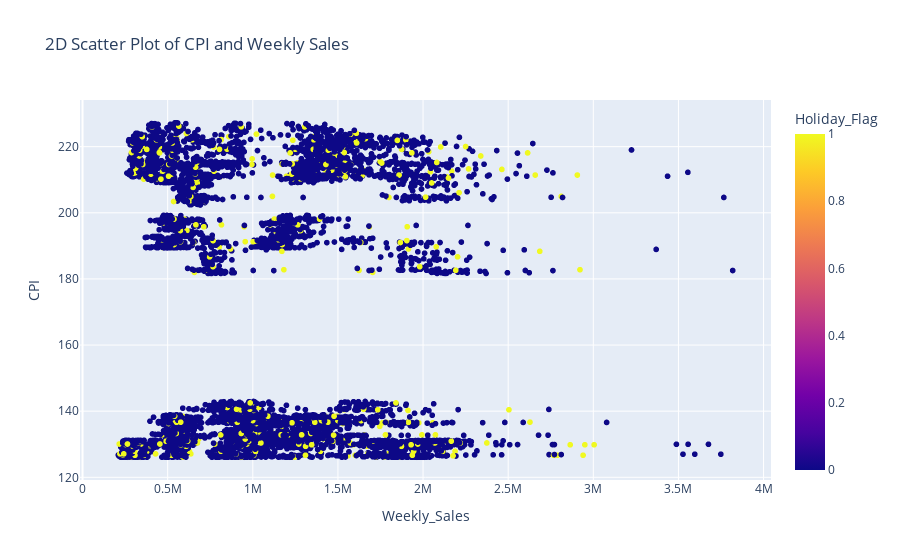

Here is the notebook cell this chart was saved with:
### Code cell
px.scatter(walmart,x='Weekly_Sales',y='CPI',color='Holiday_Flag',title='2D Scatter Plot of CPI and Weekly Sales')

### Figure 1 — Plotly figure (JSON) as saved in the notebook; plotly's stock layout.template omitted (floating-point values rounded to 4 significant figures; data arrays with more than 128 entries replaced by an {"elided": "..."} marker saying what was removed)
{"data": [{"hovertemplate": "Weekly_Sales=%{x}<br>CPI=%{y}<br>Holiday_Flag=%{marker.color}<extra></extra>", "legendgroup": "", "marker": {"color": {"elided": "6435 int values"}, "coloraxis": "coloraxis", "symbol": "circle"}, "mode": "markers", "name": "", "showlegend": false, "type": "scattergl", "x": {"elided": "6435 float values"}, "xaxis": "x", "y": {"elided": "6435 float values"}, "yaxis": "y"}], "layout": {"coloraxis": {"colorbar": {"title": {"text": "Holiday_Flag"}}, "colorscale": [[0, "#0d0887"], [0.1111, "#46039f"], [0.2222, "#7201a8"], [0.3333, "#9c179e"], [0.4444, "#bd3786"], [0.5556, "#d8576b"], [0.6667, "#ed7953"], [0.7778, "#fb9f3a"], [0.8889, "#fdca26"], [1, "#f0f921"]]}, "legend": {"tracegroupgap": 0}, "title": {"text": "2D Scatter Plot of CPI and Weekly Sales"}, "xaxis": {"anchor": "y", "domain": [0, 1], "title": {"text": "Weekly_Sales"}}, "yaxis": {"anchor": "x", "domain": [0, 1], "title": {"text": "CPI"}}}}
